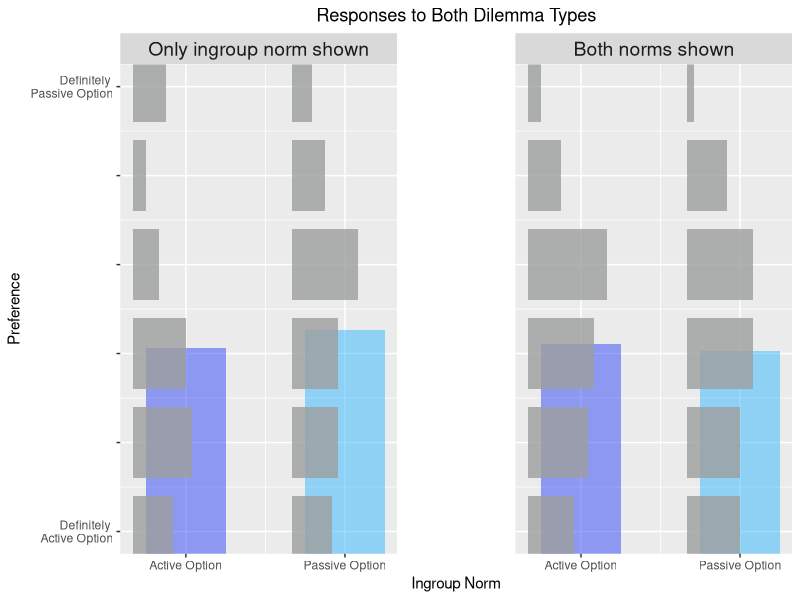
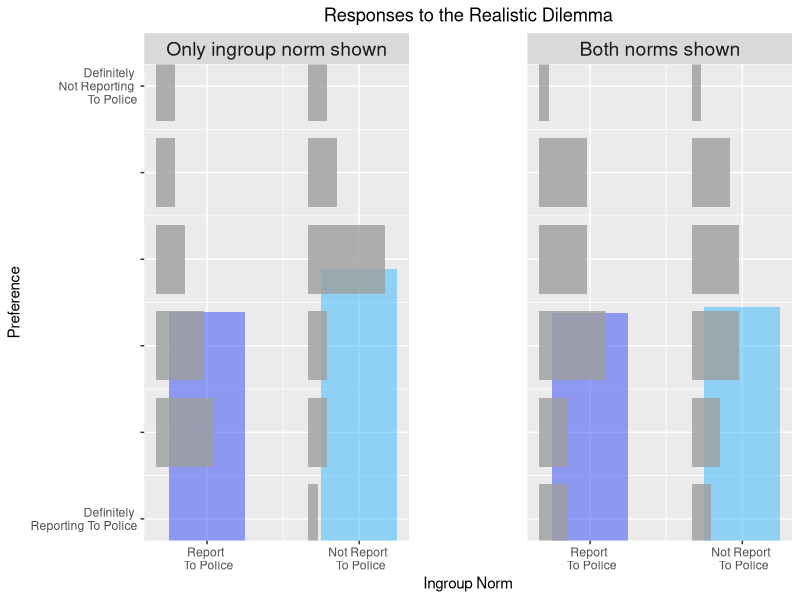
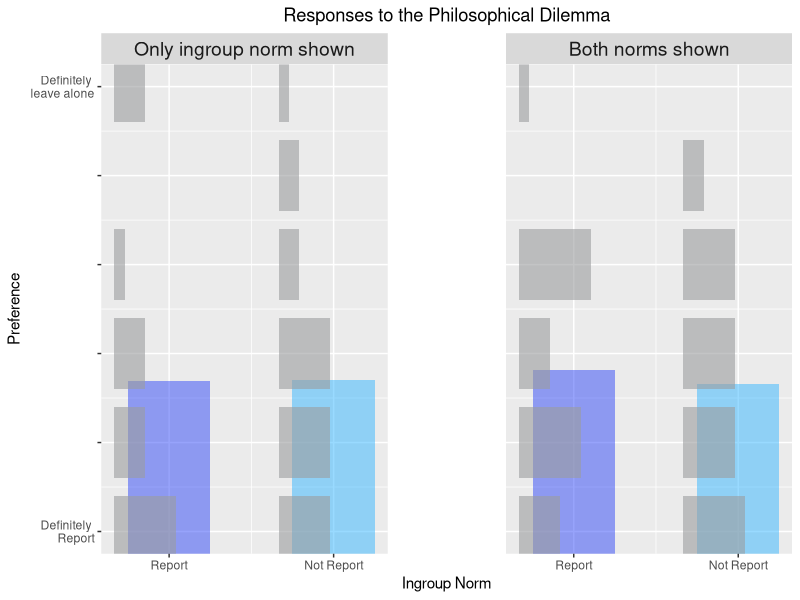
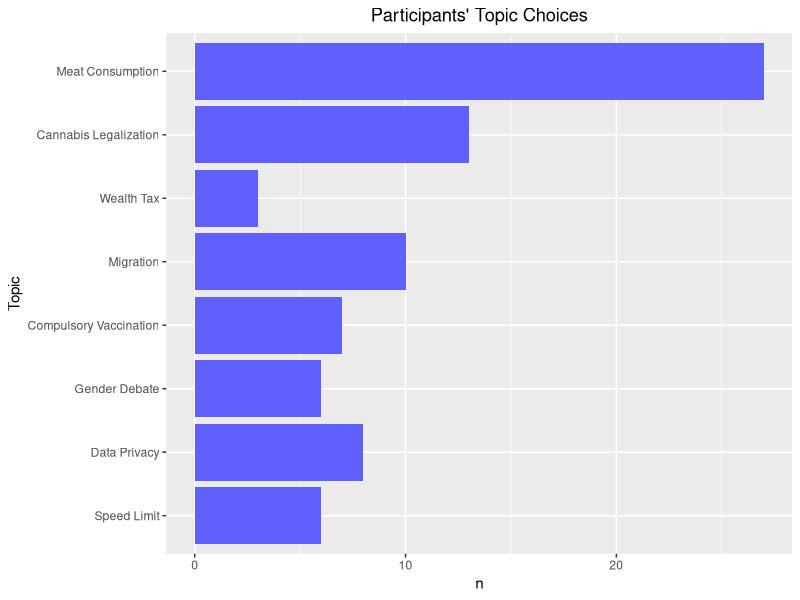

Generate these figures, in order, with R:
## ---- chunk 1
# load required library
library(tidyverse)
## ---- chunk 2
# load the dataset
cleaned_data <- read_csv('../../Data/02_main/02_cleaned_main_data.csv')

cleaned_data
## ---- chunk 3
response_counts_overall <- cleaned_data %>% group_by(ingroup_norm, both_infos, dilemma_rating)%>%
    summarize(count = length(dilemma_rating)) %>% ungroup()
max_response_count_overall <- max(response_counts_overall$count)

response_counts <- cleaned_data %>% group_by(ingroup_norm, both_infos, dilemma_rating, dilemma_type)%>%
    summarize(count = length(dilemma_rating)) %>% ungroup()
max_response_count <- max(response_counts$count)

response_counts_real <- response_counts %>% filter(dilemma_type == 'real_dilemma') %>% select(-dilemma_type)
response_counts_philo <- response_counts %>% filter(dilemma_type == 'philosophical_dilemma') %>% select(-dilemma_type)
## ---- chunk 4
vertical_bar_width = 1
horizontal_bar_width = 0.4

props_overall <- cleaned_data %>% group_by(ingroup_norm, both_infos, dilemma_rating) %>% 
  summarize(
    count = length(dilemma_rating),
    relative_proportion = count/max_response_count_overall,
    xmin = ingroup_norm[1] - vertical_bar_width/1.5,
    xmax = xmin + relative_proportion*vertical_bar_width,
    ymin = dilemma_rating[1] - horizontal_bar_width, 
    ymax = dilemma_rating[1] + horizontal_bar_width
  ) %>% ungroup()
props_overall$both_infos = factor(props_overall$both_infos, labels=c("Only ingroup norm shown", "Both norms shown"))

props <- cleaned_data %>% group_by(ingroup_norm, both_infos, dilemma_rating, dilemma_type) %>% 
  summarize(
    count = length(dilemma_rating),
    relative_proportion = count/max_response_count,
    xmin = ingroup_norm[1] - vertical_bar_width/1.5,
    xmax = xmin + relative_proportion*vertical_bar_width,
    ymin = dilemma_rating[1] - horizontal_bar_width, 
    ymax = dilemma_rating[1] + horizontal_bar_width
  ) %>% ungroup()
props$both_infos = factor(props$both_infos, labels=c("Only ingroup norm shown", "Both norms shown"))

props_real <- props %>% filter(dilemma_type == 'real_dilemma') %>% select(-dilemma_type)
props_philo <- props %>% filter(dilemma_type == 'philosophical_dilemma') %>% select(-dilemma_type)

means_overall <- cleaned_data %>% group_by(ingroup_norm, both_infos) %>%
    summarize(meanResponse = mean(dilemma_rating),
              stdErrResponse = sd(dilemma_rating)/sqrt(length(dilemma_rating)),
              boundLower = meanResponse - stdErrResponse,
              boundUpper = meanResponse + stdErrResponse
    ) %>% ungroup()
means_overall$both_infos = factor(means_overall$both_infos, labels=c("Only ingroup norm shown", "Both norms shown"))

means <- cleaned_data %>% group_by(ingroup_norm, both_infos, dilemma_type) %>%
    summarize(meanResponse = mean(dilemma_rating),
              stdErrResponse = sd(dilemma_rating)/sqrt(length(dilemma_rating)),
              boundLower = meanResponse - stdErrResponse,
              boundUpper = meanResponse + stdErrResponse
    ) %>% ungroup()
means$both_infos = factor(means$both_infos, labels=c("Only ingroup norm shown", "Both norms shown"))

means_real <- means %>% filter(dilemma_type == 'real_dilemma') %>% select(-dilemma_type)
means_philo <- means %>% filter(dilemma_type == 'philosophical_dilemma') %>% select(-dilemma_type)
## ---- chunk 5
library(scales)
dilemma_decision_plot <- ggplot()+
    geom_col(data=means_overall, aes(x=ingroup_norm, y=meanResponse, fill=factor(ingroup_norm)), width=vertical_bar_width, alpha=0.5) +
    geom_rect(data=props_overall, aes(xmin=xmin, ymin=ymin, xmax=xmax, ymax=ymax, group=ingroup_norm), fill = "#9c9d9e", alpha = 0.8) +
    scale_y_continuous(name="Preference", limits=c(1,6), oob = rescale_none, breaks = 1:6, labels=c("Definitely \n Active Option", "","","","", "Definitely \n Passive Option")) + 
    scale_x_continuous(name = "Ingroup Norm", breaks=c(-1,1), labels=c("Active Option", "Passive Option"))+
    scale_fill_manual(breaks = c(-1, 1), labels=c("Active Option", "Passive Option"), values = c("#3148f7", "#35b5ff")) +
    facet_wrap(~both_infos) + 
    scale_alpha(range = c(0, 1)) +
    theme(panel.spacing = unit(4, "lines"),
          strip.text = element_text(size = 14),
          panel.spacing.x = unit(3, "cm")) +
    guides(fill=FALSE, group=FALSE, alpha=FALSE) +
  ggtitle('Responses to Both Dilemma Types') +
  theme(plot.title = element_text(hjust = 0.5))
dilemma_decision_plot
## ---- chunk 6
dilemma_decision_plot_real <- ggplot()+
    geom_col(data=means_real, aes(x=ingroup_norm, y=meanResponse, fill=factor(ingroup_norm)), width=vertical_bar_width, alpha=0.5) +
    geom_rect(data=props_real, aes(xmin=xmin, ymin=ymin, xmax=xmax, ymax=ymax, group=ingroup_norm), fill = "#9c9d9e", alpha = 0.8) +
    scale_y_continuous(name="Preference", limits=c(1,6), oob = rescale_none, breaks = 1:6, labels=c("Definitely \n Reporting To Police", "","","","", "Definitely \n Not Reporting \n To Police")) + 
    scale_x_continuous(name = "Ingroup Norm", breaks=c(-1,1), labels=c("Report \n To Police", "Not Report \n To Police"))+
    scale_fill_manual(breaks = c(-1, 1), labels=c("Report \n To Police", "Not Report \n To Police"), values = c("#3148f7", "#35b5ff")) +
    facet_wrap(~both_infos) + 
    scale_alpha(range = c(0, 1)) +
    theme(panel.spacing = unit(4, "lines"),
          strip.text = element_text(size = 14),
          panel.spacing.x = unit(3, "cm")) +
    guides(fill=FALSE, group=FALSE, alpha=FALSE) +
  ggtitle('Responses to the Realistic Dilemma') +
  theme(plot.title = element_text(hjust = 0.5))
dilemma_decision_plot_real
## ---- chunk 7
dilemma_decision_plot_philo <- ggplot()+
    geom_col(data=means_philo, aes(x=ingroup_norm, y=meanResponse, fill=factor(ingroup_norm)), width=vertical_bar_width, alpha=0.5) +
    geom_rect(data=props_philo, aes(xmin=xmin, ymin=ymin, xmax=xmax, ymax=ymax, group=ingroup_norm), fill = "#9c9d9e", alpha = 0.6) +
    scale_y_continuous(name="Preference", limits=c(1,6), oob = rescale_none, breaks = 1:6, labels=c("Definitely \n Report", "","","","", "Definitely \n leave alone")) + 
    scale_x_continuous(name = "Ingroup Norm", breaks=c(-1,1), labels=c("Report", "Not Report"))+
    scale_fill_manual(breaks = c(-1, 1), labels=c("Report", "Not Report"), values = c("#3148f7", "#35b5ff")) +
    facet_wrap(~both_infos) + 
    scale_alpha(range = c(0, 1)) +
    theme(panel.spacing = unit(4, "lines"),
          strip.text = element_text(size = 14),
          panel.spacing.x = unit(3, "cm")) +
    guides(fill=FALSE, group=FALSE, alpha=FALSE) +
  ggtitle('Responses to the Philosophical Dilemma') +
  theme(plot.title = element_text(hjust = 0.5))
dilemma_decision_plot_philo
## ---- chunk 8
remaining_participants <- cleaned_data %>% pull(submission_id) %>% unique()
raw_data <- read_csv('../../Data/02_main/01_raw_main_data.csv')
raw_data_of_remaining_participants <- raw_data %>% filter(submission_id %in% remaining_participants)

topic_counts <- raw_data_of_remaining_participants %>% filter(trial_name == 'topic_choice') %>% group_by(response) %>% count()

topic_counts
## ---- chunk 9
topic_choice_plot <- ggplot()+
  geom_col(data = topic_counts, aes(x = n, y = response), fill = '#6060FF')+
  ggtitle("Participants' Topic Choices")+
  theme(plot.title = element_text(hjust = 0.5))+
  scale_y_discrete(name="Topic", labels=c("Speed Limit", "Data Privacy","Gender Debate","Compulsory Vaccination","Migration", "Wealth Tax", "Cannabis Legalization", "Meat Consumption")) +
  theme(strip.text = element_text(size = 14))
  

topic_choice_plot
